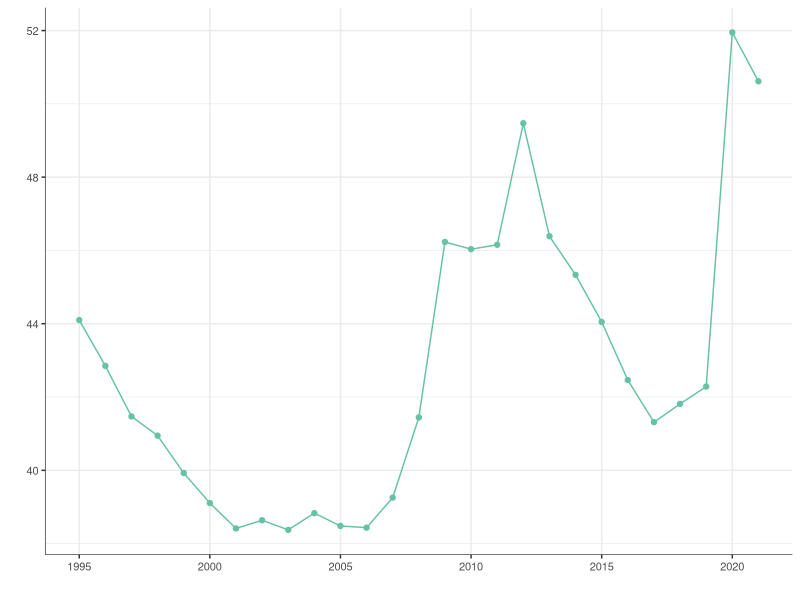
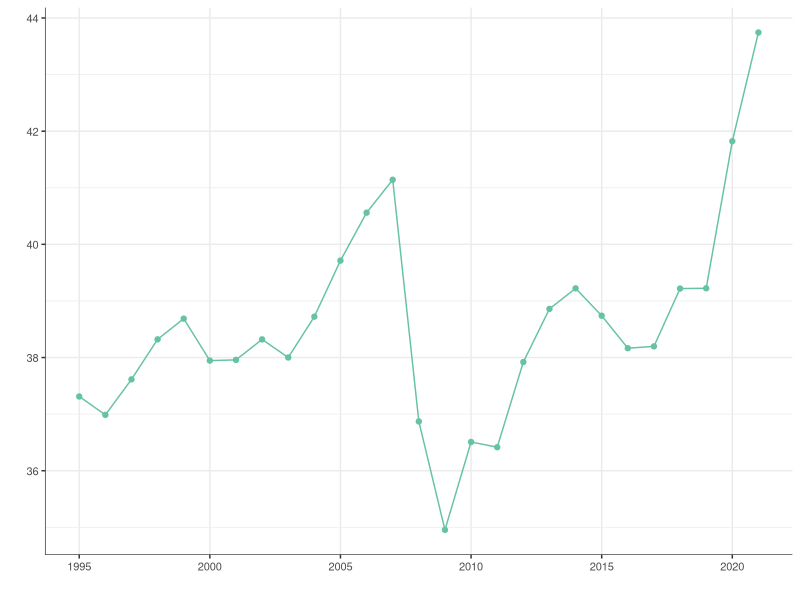
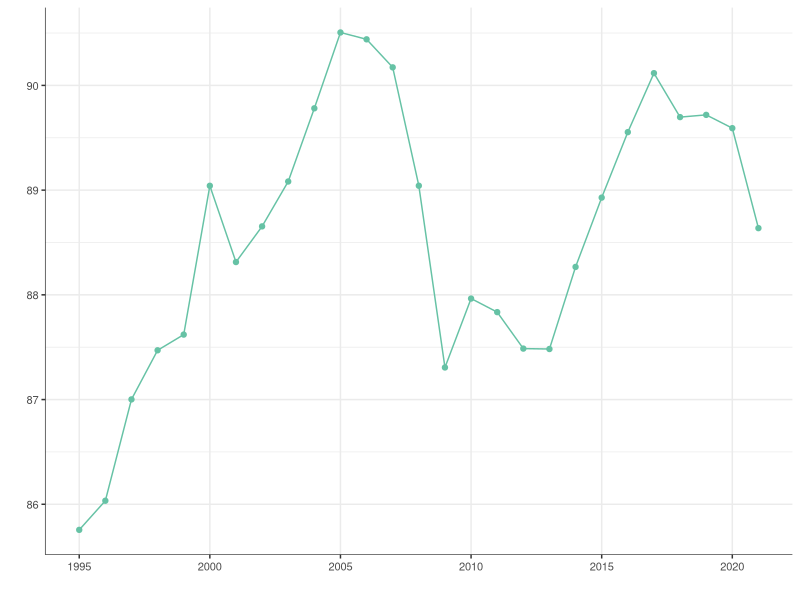
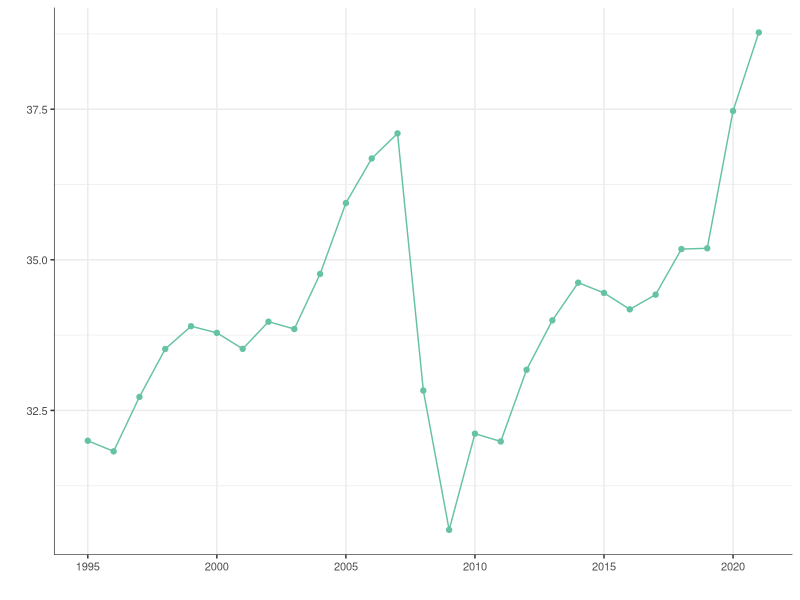
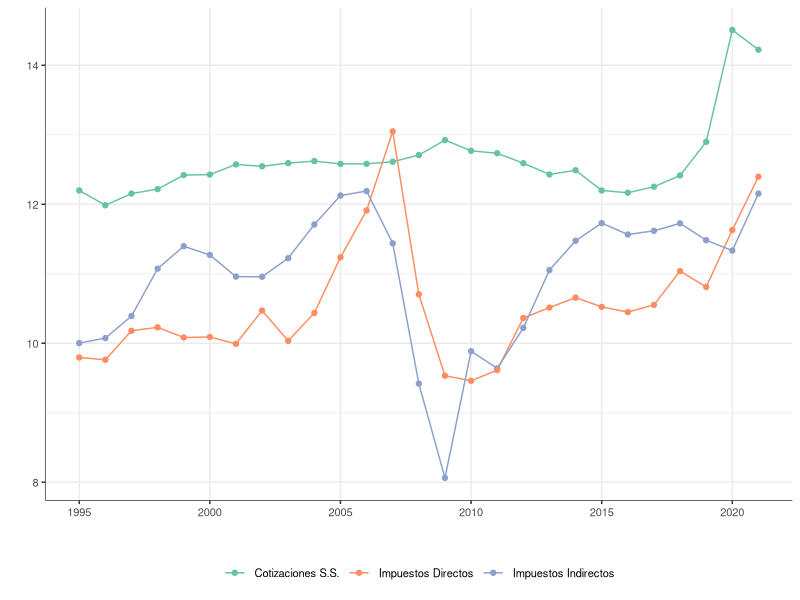
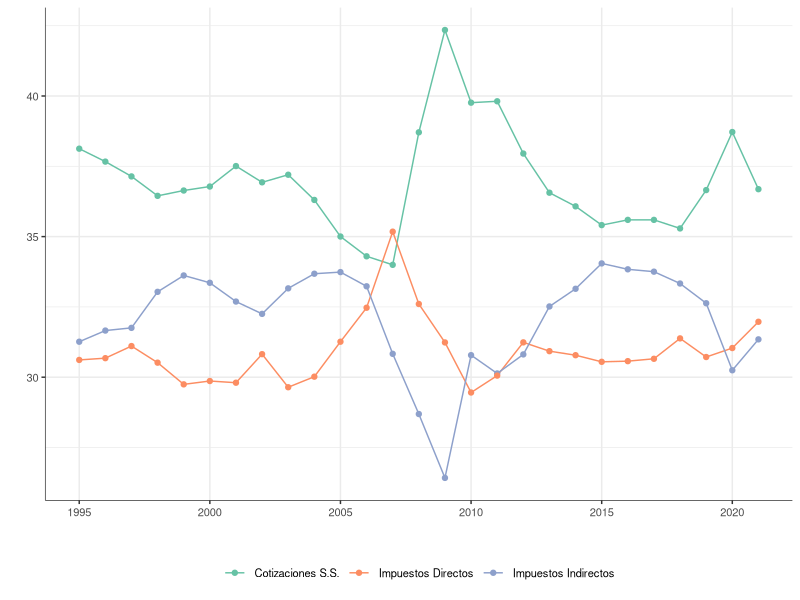
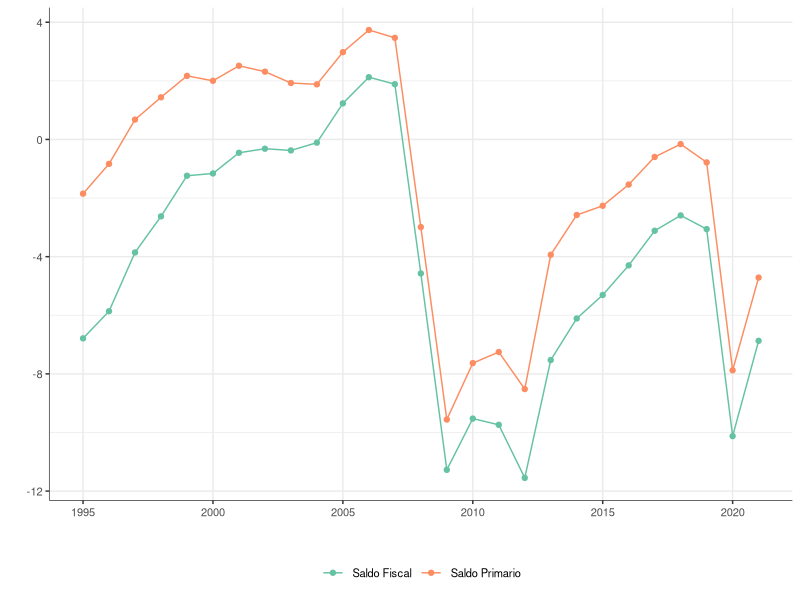

Here is the R script that generated these plots, in order:
library(tidyverse)
library(openxlsx)

# IGAE data: Total government

aapp <- local({
  aapp_vars <-
    tibble(row = c(7, 36, 43, 63, 64, 83),
           vname = c("Ingresos", "Gastos", "Intereses",
                     "SFiscal", "SPrimario", "PIB"))
  df_list <- list(
    read.xlsx("./data/A_AAPP.xlsx", "Tabla1a",
              colNames = TRUE,
              rows = c(6, aapp_vars$row[-nrow(aapp_vars)])),
    read.xlsx("./data/A_AAPP.xlsx", "Tabla1b",
              colNames = TRUE,
              rows = c(6, aapp_vars$row[nrow(aapp_vars)])) |>
      mutate(CONCEPTOS  = as.character(CONCEPTOS)))

  bind_rows(df_list)  |>
    select(-c("CÓDIGO", "CONCEPTOS")) |>
    mutate(vnames = aapp_vars$vname) |>
    rename("2021" = "2021(P)") |>
    pivot_longer(cols = 1:27, names_to = "year") |>
    mutate(year = as.integer(year)) |>
    pivot_wider(names_from = vnames, values_from = value)
})

# IGAE data: Taxes
imp <- local({
  imp_vars <-
    tibble(row = c(7, 74, 86, 95, 96, 97, 98),
           vname = c("TInd", "TRenta", "TCap", "TTotal",
                     "CotSS1", "CotSS2", "CotSS3"))

  read.xlsx("./data/A_AAPP_Imp.xlsx", "Tabla1a",
            colNames = TRUE,
            rows = c(6, imp_vars$row)) |>
    select(-c("CÓDIGO", "CONCEPTOS")) |>
    mutate(vnames = imp_vars$vname) |>
    rename("2021" = "2021(P)") |>
    pivot_longer(cols = 1:27, names_to = "year") |>
    mutate(year = as.integer(year)) |>
    pivot_wider(names_from = vnames, values_from = value) |>
    mutate(CotSS = CotSS1 + CotSS2 + CotSS3) |>
    select(-(CotSS1:CotSS3))
})

# IGAE data: COFOG
read_cofog <- function(level) {
  cofog_vars <-
    tibble(row = c(7, 15, 16, 22, 29, 39, 46, 53, 60, 67, 76),
           vname = c("G01", "G01.8", "G02", "G03", "G04", "G05",
                     "G06", "G07", "G08", "G09", "G10"))

  read.xlsx("./data/COFOG.xlsx", level,
            colNames = TRUE,
            rows = c(6, cofog_vars$row)) |>
    mutate(vnames = cofog_vars$vname) |>
    select(-c("Código", "Grupo")) |>
    rename("2021" = "2021.(P)") |>
    pivot_longer(cols = 1:27, names_to = "year") |>
    mutate(year = as.integer(year)) |>
    pivot_wider(names_from = vnames, names_sep = "_",
                values_from = value) |>
    mutate(G01 = G01 - coalesce(G01.8, 0))  |>
    select(-G01.8) |>
    rowwise() |>
    mutate(GTot = sum(c_across(G01:G10), na.rm = TRUE))
}

gov_levels <- c("AA.PP.", "AA.CC.", "CC.AA.", "CC.LL.", "AA.SS.")
cofog <- map(set_names(gov_levels), read_cofog)

sum_cofog <- bind_rows(cofog[-1]) |>
  pivot_longer(G01:GTot) |>
  group_by(year, name) |>
  summarise(value = sum(value,  na.rm = TRUE), .groups = "drop") |>
  pivot_wider(names_from = name, values_from = value)


map(gov_levels[-1], function(lev) {
  cofog[[lev]] |>
    filter(year == 2019) |>
    mutate(level = lev)
}) |>
  append(list(sum_cofog |> filter(year == 2019) |>
                mutate(level = "AA.PP."))) |>
  bind_rows() |>
  mutate(G01 = G01 / GTot * 100,
         G02 = G02 / GTot * 100,
         G03 = G03 / GTot * 100,
         G04 = G04 / GTot * 100,
         G05 = G05 / GTot * 100,
         G06 = G06 / GTot * 100,
         G07 = G07 / GTot * 100,
         G08 = G08 / GTot * 100,
         G09 = G09 / GTot * 100,
         G10 = G10 / GTot * 100) |>
  select(-c(year, GTot)) |>
  pivot_longer(starts_with("G")) |>
  pivot_wider(names_from = level, values_from = value)



library(RColorBrewer)
theme_set(theme_bw())

theme_update(panel.border = element_blank(),
             axis.line.x = element_line(linewidth = 0.2),
             axis.line.y = element_line(linewidth = 0.2),
             text = element_text(size = 10))

line_plot <- function(data, labels = NULL) {
  lplot <- ggplot(data, aes(x = year, y = value, color = name))  +
    geom_line() + geom_point() +
    labs(color = NULL) +
    xlab("") + ylab("") +
    scale_x_continuous(breaks = seq(1995, 2020, 5),
                       minor_breaks = NULL)

  if (is.null(labels)) {
    lplot <- lplot + scale_color_brewer(palette = "Set2")
  } else {
    lplot <- lplot +
      scale_color_brewer(palette = "Set2", labels = labels)
  }

  if (length(unique(data$name)) == 1) {
    lplot <- lplot + theme(legend.position = "none")
  }
  lplot
}

## a) Gasto público
aapp |> mutate(G = Gastos / PIB * 100) |>
  select(year, G) |>
  pivot_longer(G) |>
  line_plot()


## d) Ingresos públicos
aapp |> mutate(R = Ingresos / PIB * 100) |>
  select(year, R) |>
  pivot_longer(R) |>
  line_plot()


left_join(aapp, imp, by = "year") |>
  mutate(T = (TTotal + CotSS) / Ingresos * 100) |>
  select(year, T) |>
  pivot_longer(T) |>
  line_plot()


left_join(aapp, imp, by = "year") |>
  mutate(PF = (TTotal + CotSS) / PIB * 100) |>
  select(year, PF) |>
  pivot_longer(PF) |>
  line_plot()

## e) Impuestos directos, indirectos y cotizaciones
left_join(aapp, imp, by = "year") |>
  mutate(TI = TInd / PIB * 100,
         TD = (TRenta + TCap) / PIB * 100,
         SS = CotSS / PIB * 100) |>
  select(year, TI, TD, SS) |>
  pivot_longer(c(TI, TD, SS)) |>
  line_plot(labels = c(TI = "Impuestos Indirectos",
                       TD = "Impuestos Directos",
                       SS = "Cotizaciones S.S.")) +
  theme(legend.position = "bottom")



imp |> mutate(Total = TTotal + CotSS,
              TI = TInd / Total * 100,
              TD = (TRenta + TCap) / Total * 100,
              SS = CotSS / Total * 100) |>
  select(year, TI, TD, SS) |>
  pivot_longer(c(TI, TD, SS)) |>
  line_plot(labels = c(TI = "Impuestos Indirectos",
                       TD = "Impuestos Directos",
                       SS = "Cotizaciones S.S.")) +
  theme(legend.position = "bottom")


## f) Saldo fiscal y saldo primario
aapp |>
  mutate(SF = SFiscal / PIB * 100,
         SP = SPrimario / PIB * 100) |>
  select(year, SF, SP) |>
  pivot_longer(c(SF, SP)) |>
  line_plot(labels = c(SF = "Saldo Fiscal",
                       SP = "Saldo Primario")) +
  theme(legend.position = "bottom")



